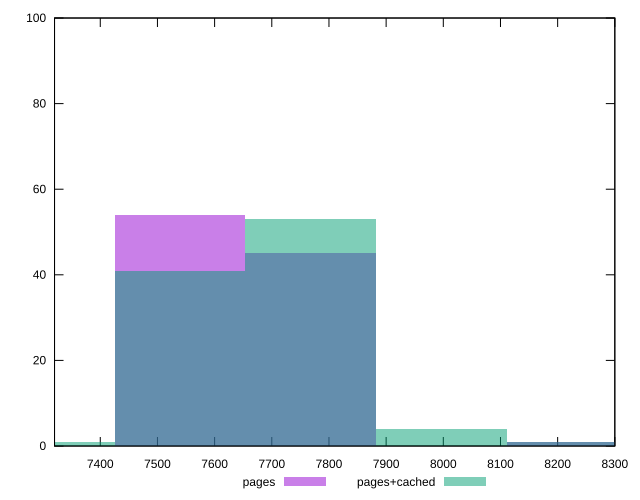

The gnuplot source for this figure:
reset

$pages <<EOF
7767.9983588019495 45
7539.527818837186 54
8224.939438731475 1
EOF

$pagesCached <<EOF
7539.527818837186 41
7767.9983588019495 53
7996.468898766712 4
8224.939438731475 1
7311.057278872423 1
EOF

set key outside below
set boxwidth 228.47053996476322
set xrange [7320:8300]
set yrange [0:100]
set trange [0:100]
set style fill transparent solid 0.5 noborder
set terminal svg size 640, 500 enhanced background rgb 'white'
set output "report_00018_2021-02-10T15-25-16.877Z/uses-text-compression/comparison/histogram/0_vs_1.svg"

plot $pages title "pages" with boxes, \
     $pagesCached title "pages+cached" with boxes

reset
